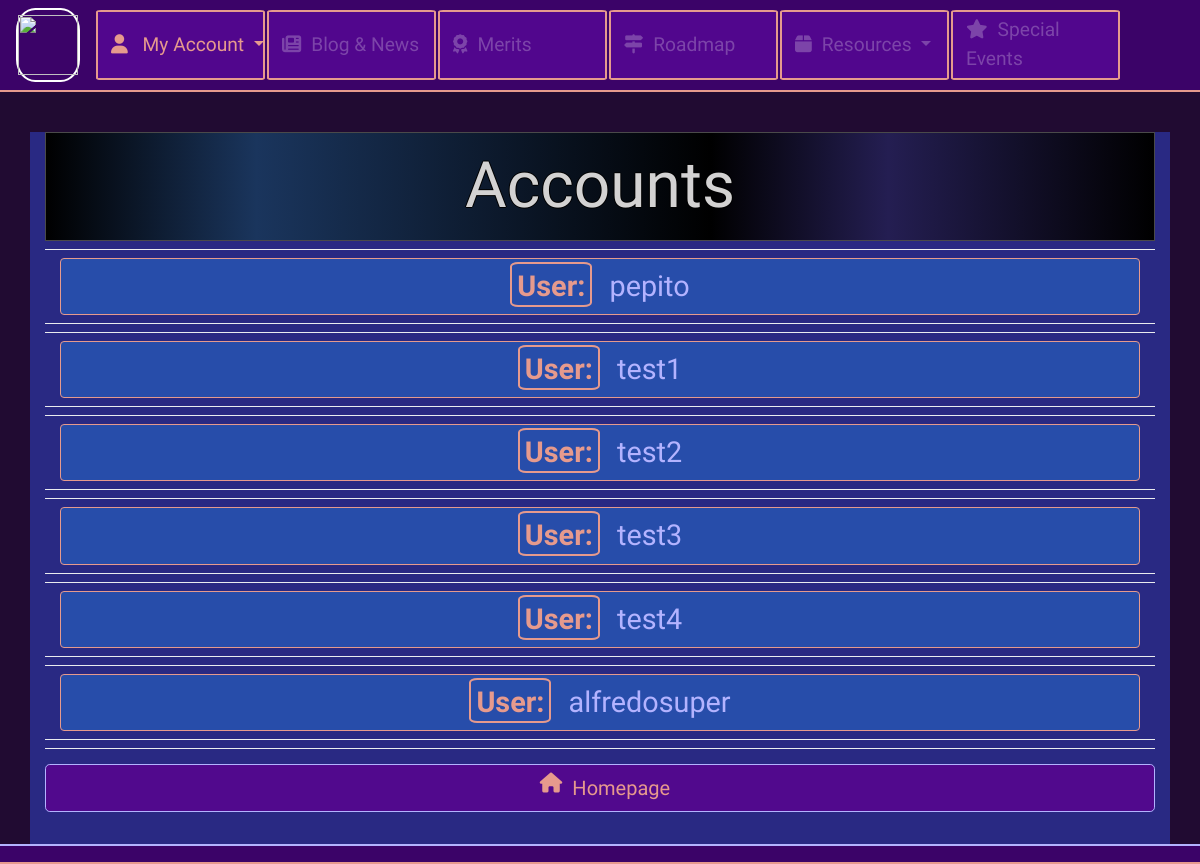
Before: /accounts/account_info_list with the older database file.
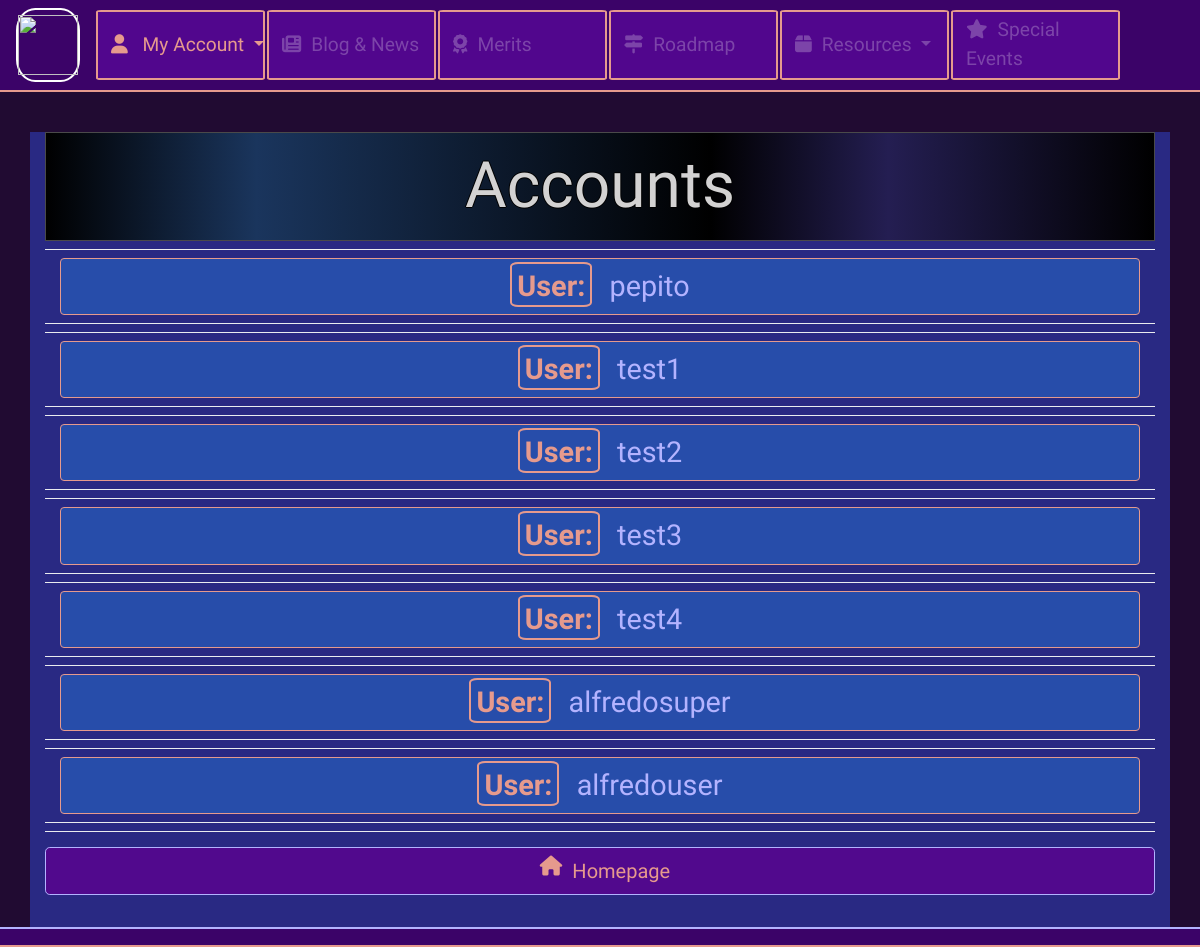
After: the same page with the newer database file.
### accounts/models.py (models this page shows, shortened)
class User(AbstractBaseUser):
    email = models.EmailField(verbose_name='email', max_length=60, unique=True)
    username = models.CharField(max_length=30, unique=True)
    first_name = models.CharField(max_length=30)
    last_name = models.CharField(max_length=30)
    date_joined = models.DateTimeField(verbose_name='date joined', auto_now_add=True)
    last_login = models.DateTimeField(verbose_name='last login', auto_now=True)
    is_admin = models.BooleanField(default=False)
    is_active = models.BooleanField(default=True)
    is_staff = models.BooleanField(default=False)
    is_superuser = models.BooleanField(default=False)
    grammar_skills = models.IntegerField(default=0)
    listening_skills = models.IntegerField(default=0)
    writing_skills = models.IntegerField(default=0)
    vocabulary_skills = models.IntegerField(default=0)
    oral_skills = models.IntegerField(default=0)
    reading_skills = models.IntegerField(default=0)
    songs_listened = models.IntegerField(default=0)
    songs_sang = models.IntegerField(default=0)
    stories_read = models.IntegerField(default=0)
    books_finished = models.IntegerField(default=0)
    words_learned = models.IntegerField(default=0)
    irregular_verbs = models.IntegerField(default=0)
    talking_time = models.IntegerField(default=0)
    no_spanish_time =  models.IntegerField(default=0)
    writing_assignments = models.IntegerField(default=0)
    perfect_writing = models.BooleanField(default=False)
    book_written = models.BooleanField(default=False)
    monkey_island = models.BooleanField(default=False)
    the_last_door = models.BooleanField(default=False)
    to_the_moon = models.BooleanField(default=False)
    oxenfree = models.BooleanField(default=False)
    valiant_hearts = models.BooleanField(default=False)
    walter_mitty = models.BooleanField(default=False)
    big_fish = models.BooleanField(default=False)
    warm_bodies = models.BooleanField(default=False)
    the_help = models.BooleanField(default=False)
    reign_over_me = models.BooleanField(default=False)
    phonemes_learned = models.IntegerField(default=0)
    talked_to_native = models.BooleanField(default=False)
    cinema_day = models.BooleanField(default=False)
    escape_room = models.BooleanField(default=False)
    every_event = models.BooleanField(default=False)
    game_of_life_won = models.IntegerField(default=0)
    scrabble_points = models.IntegerField(default=0)
    heave_ho_worlds = models.IntegerField(default=0)
    monopoly_won = models.IntegerField(default=0)
    max_dart_points = models.IntegerField(default=0)
    human_fall_flat_worlds = models.IntegerField(default=0)
    jenga_won = models.IntegerField(default=0 )
    stick_fight_won = models.IntegerField(default=0)
    operation_won = models.IntegerField(default=0)
    pikuniku_levels = models.IntegerField(default=0)
    battleship_won = models.IntegerField(default=0 )
    lovers_levels = models.IntegerField(default=0 )
    defused_bomb = models.BooleanField(default=False)
    chemistry_performed = models.BooleanField(default=False)
    baked = models.BooleanField(default=False)
    USERNAME_FIELD = 'email'
    REQUIRED_FIELDS = ['username',]
    objects = MyAccountManager()

### accounts/views.py (the view)
# urls.py: path('account_info_list',views.AccountListView.as_view(),name='account_list'),
class AccountListView(ListView, LoginRequiredMixin):
    model = User
    template_name = 'accounts/account_list.html'

### accounts/templates/accounts/account_list.html (shortened to what this page needs)
{% extends 'base.html' %}
{% load static %}
{% block content %}
<div class="container account-list-background" style='margin-top: 40px; padding-bottom: 10px; margin-bottom:10px;'>
  <div class="jumbotron jumbotron-fluid account-list-background">
    <h1 class="title-merits archivo-black-font">Accounts</h1>
    <div class="dropdown-divider"></div>
    {% for account in object_list %}
      <div class="container">
        <a class='btn btn-primary btn-block account-list-title yanone-font' href="{% url 'accounts:detail_account' pk=account.pk %}" ><span style='border: 2px solid #E69A8DFF;border-radius: 10%; padding: 5px 5px 2px 5px'><strong>User:</strong></span> <span class='odibee' style='margin-left:10px;color:#b3b3ff;'>{{ account.username }}</span></a>
      </div>
      <div class="dropdown-divider"></div>
      <div class="dropdown-divider"></div>
    {% endfor %}
    <a class="btn btn-primary custom-btn btn-lg btn-block yanone-font"  style="display: flex; justify-content: center; margin-top: 15px;margin-bottom: 15px !improtant;" href="{% url 'homepage' %}"><span class="fas fa-home brand-rotate padding-dropdown-navbar"></span>Homepage</a>
  </div>
</div>
{% endblock %}

### templates/base.html (shortened to what this page needs)
{% load static %}
<!DOCTYPE html>
<html lang="en" dir="ltr">
  <head>
    <link rel="stylesheet" href="{% static 'css/master.css' %}">
    <link rel="stylesheet" href="//cdn.jsdelivr.net/npm/medium-editor@latest/dist/css/medium-editor.min.css" type="text/css" media="screen" charset="utf-8">
    <link rel="stylesheet" href="https://stackpath.bootstrapcdn.com/bootstrap/4.4.1/css/bootstrap.min.css">
  </head>
  <body>
    {% if user.is_authenticated %}
      <nav class="navbar navbar-expand-lg navbar-dark navbar-fixed-top navbar-default squada-font">
        <a class="navbar-brand col-xs" href="/" style='border-radius: 30%;border: 2px solid white !important;'>
          <img src="https://cdn.iconscout.com/icon/premium/png-256-thumb/girl-1615938-1372037.png"  width="60" height="60" alt="">
        </a>
        <button class="navbar-toggler navbar-toggler-center sandwich" type="button" data-toggle="collapse" data-target="#navbarSupportedContent" aria-controls="navbarSupportedContent" aria-expanded="false" aria-label="Toggle navigation">
          <span class="navbar-toggler-icon"></span>
        </button>
        <div class="collapse navbar-collapse" id="navbarSupportedContent">
          <ul class="navbar-nav nav-fill w-75 align-items-start">
            <li id='nav-link-1' class="nav-item nav-shape dropdown">
              <a class="nav-link dropdown-toggle nav-width" style='color:#E69A8DFF;margin-left:5px;' href="#" id="navbarDropdown" role="button" data-toggle="dropdown" aria-haspopup="true" aria-expanded="false"><span style='color:#E69A8DFF;margin-right:10px;' class="fas fa-user brand-rotate"></span>
                  My Account</a>
              <div class="dropdown-menu animate slideIn navbar-dropdown-menu" aria-labelledby="navbarDropdown">
                <a class="dropdown-item navbar-dropdown" href="{% url 'accounts:account_info' %}"><span style='margin: 0px 10px 0px 10px;' class="fas fa-address-card brand-rotate"></span>Account Info</a>
                <div class="dropdown-divider"></div>
                <a class="dropdown-item navbar-dropdown" href="{% url 'accounts:messages_list' %}"><span style='margin: 0px 10px 0px 10px;' class="fas fa-comments brand-rotate"></span>Messages</a>
                <div class="dropdown-divider"></div>
                <a class="dropdown-item navbar-dropdown" href="{% url 'accounts:logout' %}"><span style='margin: 0px 10px 0px 10px;' class="fas fa-sign-out-alt brand-rotate" ></span>Log Out</a>
              </div>
            </li>
            <li id='nav-link-2' class="nav-item nav-shape">
              <a class="nav-link nav-width" style='color:#E69A8DFF;margin-left:5px;' href="{% url 'news:news_list' %}" ><span style='margin-right:10px;' class="fas fa-newspaper brand-rotate"></span>Blog & News</a>
            </li>
            <li id='nav-link-3'  class="nav-item nav-shape">
              <a class="nav-link nav-width" style='color:#E69A8DFF;margin-left:5px;' href="{% url 'badges:badges' %}"><span style='margin-right:10px;' class="fas fa-award brand-rotate"></span>Merits</a>
            </li>
            <li id='nav-link-4' class="nav-item nav-shape">
              <a class="nav-link nav-width" style='color:#E69A8DFF;margin-left:5px;' href="{% url 'rewards:rewards' %}"><span style='margin-right:10px;' class="fas fa-map-signs brand-rotate"></span>Roadmap</a>
            </li>
            <li id='nav-link-5 '  class="nav-item nav-shape dropdown">
              <a class="nav-link dropdown-toggle nav-width" style='color:#E69A8DFF;margin-left:5px;' href="#" id="navbarDropdown" role="button" data-toggle="dropdown" aria-haspopup="true" aria-expanded="false"><span style='margin-right:10px !important;' id='box-change' class="fas fa-box brand-rotate padding-buttons-navbar"></span>
                Resources
              </a>
              <div id='menu-change' class="dropdown-menu animate slideIn navbar-dropdown-menu" aria-labelledby="navbarDropdown">
                <a  class="dropdown-item navbar-dropdown" href="{% url 'resources:glossary' %}"><span style='margin: 0px 10px 0px 10px;' class="fas fa-spell-check brand-rotate"></span>Glossary</a>
                <div class="dropdown-divider"></div>
                <a class="dropdown-item navbar-dropdown" href="{% url 'resources:homework' %}"><span style='margin: 0px 10px 0px 10px;' class="fas fa-pencil-ruler brand-rotate"></span>Homework</a>
                <div class="dropdown-divider"></div>
                <a class="dropdown-item navbar-dropdown" href="{% url 'resources:library'%}"><span style='margin: 0px 10px 0px 10px;' class="fa fas fa-book-reader brand-rotate"></span>Library</a>
                <div class="dropdown-divider"></div>
                <a class="dropdown-item navbar-dropdown" href="{% url 'resources:games'%}"><span style='margin: 0px 10px 0px 10px;' class="fas fa-gamepad brand-rotate"></span>Games</a>
                <div class="dropdown-divider"></div>
                <a class="dropdown-item navbar-dropdown" href="{% url 'resources:media'%}"><span style='margin: 0px 10px 0px 10px;' class="fas fa-photo-video brand-rotate"></span>Media</a>
              </div>
            </li>
            <li id='nav-link-6' class="nav-item nav-shape">
              <a class="nav-link nav-width" style='color:#E69A8DFF;margin-left:5px;' href="{% url 'special:special' %}"><span style='margin-right:10px;' class="fas fa-star brand-rotate"></span>Special Events</a>
            </li>
          </ul>
        </div>
      </nav>
    {% else %}
      <nav class="navbar navbar-expand-lg navbar-dark navbar-fixed-top navbar-default squada-font">
        <a class="navbar-brand col-xs" href="/" style='border-radius: 30%;border: 2px solid white !important;'>
          <img src="https://cdn.iconscout.com/icon/premium/png-256-thumb/girl-1615938-1372037.png"  width="60" height="60" alt="">
        </a>
        <div class="collapse navbar-collapse" id="navbarSupportedContent">
          <ul class="navbar-nav nav-fill w-75 align-items-start">
            <li id='nav-link-1' class="nav-item nav-shape dropdown">
              <a class="nav-link dropdown-toggle nav-width" style='color:#E69A8DFF;margin-left:5px;' href="#" id="navbarDropdown" role="button" data-toggle="dropdown" aria-haspopup="true" aria-expanded="false"><span style='color:#E69A8DFF;margin-right:10px;' class="fas fa-user brand-rotate"></span>
                My Account
              </a>
            </li>
            <li class="nav-item nav-shape">
              <a class="nav-link nav-width disabled" style='margin-left:5px;' href="{% url 'news:news_list' %}">
                <span style='margin-right:10px;' class="fas fa-newspaper brand-rotate">
                </span>Blog & News
              </a>
            </li>
            <li class="nav-item nav-shape">
              <a class="nav-link nav-width disabled" style='margin-left:5px;' href="{% url 'badges:badges' %}">
                <span style='margin-right:10px;' class="fas fa-award brand-rotate">
                </span>Merits
              </a>
            </li>
            <li class="nav-item nav-shape">
              <a class="nav-link nav-width disabled" style='margin-left:5px;' href="{% url 'rewards:rewards' %}">
                <span style='margin-right:10px;' class="fas fa-map-signs brand-rotate">
                </span>Roadmap
              </a>
            </li>
            <li class="nav-item nav-shape dropdown">
              <a class="nav-link dropdown-toggle nav-width disabled" style='margin-left:5px;' href="#" id="navbarDropdown" role="button" data-toggle="dropdown" aria-haspopup="true" aria-expanded="false">
                <span style='margin-right:10px !important;' id='box-change' class="fas fa-box brand-rotate padding-buttons-navbar">
                </span>Resources
              </a>
            </li>
            <li class="nav-item nav-shape">
              <a class="nav-link nav-width disabled" style='margin-left:5px;' href="{% url 'special:special' %}"><span style='margin-right:10px;' class="fas fa-star brand-rotate"></span>Special Events</a>
            </li>
          </ul>
        </div>
      </nav>
    {% endif %}
    {% block content %}
    {% endblock %}
    <nav class="navbar fixed-bottom navbar-expand-sm navbar-dark firstfont navbar-default" style='border-top: 2px solid #b3b3ff !important'>
  </body>
</html>

### static/css/master.css (style rules this page uses)
body { text-align: center; background: #210b32 !important; height: 100% !important; margin: 0 !important; background-repeat: no-repeat !important; background-attachment: fixed !important; }
.squada-font { font-family: 'Squada One', cursive; }
.yanone-font { font-family: 'Yanone Kaffeesatz', sans-serif; }
.archivo-black-font { font-family: 'Archivo Black', sans-serif; }
.odibee { font-family: 'Odibee Sans', cursive; }
.nav-width { width: 100%; width: 160px; text-align: left; }
.nav-shape { border:2px solid #E69A8DFF; margin-right: 2px; text-align:center; display: inline-flex; align-items: center; vertical-align: middle; height: 70px; border-radius: 3%; background-color: #51068D !important; }
.nav-link { font-size:1.20em; }
.navbar-default { background: #3B0368; border-bottom: 2px solid #E69A8DFF; }
.padding-dropdown-navbar { padding: 0px 10px 0px 10px !important; float:left !important; }
.jumbotron { background-color: #5b4e9d; margin-top: 0px !important; padding:0px !important; }
.btn-primary.custom-btn { background-color: #51098D !important; color: #E69A8DFF ; border-color: #b3b3ff !important; }
.title-merits { color: #d3d2d2 !important; background: rgb(0,0,0); background: linear-gradient(90deg, rgba(0,0,0,1) 0%, rgba(26,53,93,1) 19%, rgba(0,0,0,1) 60%, rgba(36,30,82,1) 76%, rgba(0,0,0,1) 100%); text-shadow: -1px 0 black, 0 1px black, 1px 0 black, 0 -1px black; padding: 15px 0px 15px 0px; margin: 0px 0px 0px 0px; font-size:4em !important; text-align: center; border: 1px solid #4a4a4a; }
.account-list-background { background-color: #292983 !important; }
.account-list-title { background-color: #274daa !important; color: #E69A8DFF !important; border: 1px solid #E69A8DFF !important; font-size: 1.8em !important; margin-bottom: 5px; 274daa }

Changed rows visible on the page:
added User: username "alfredouser"
